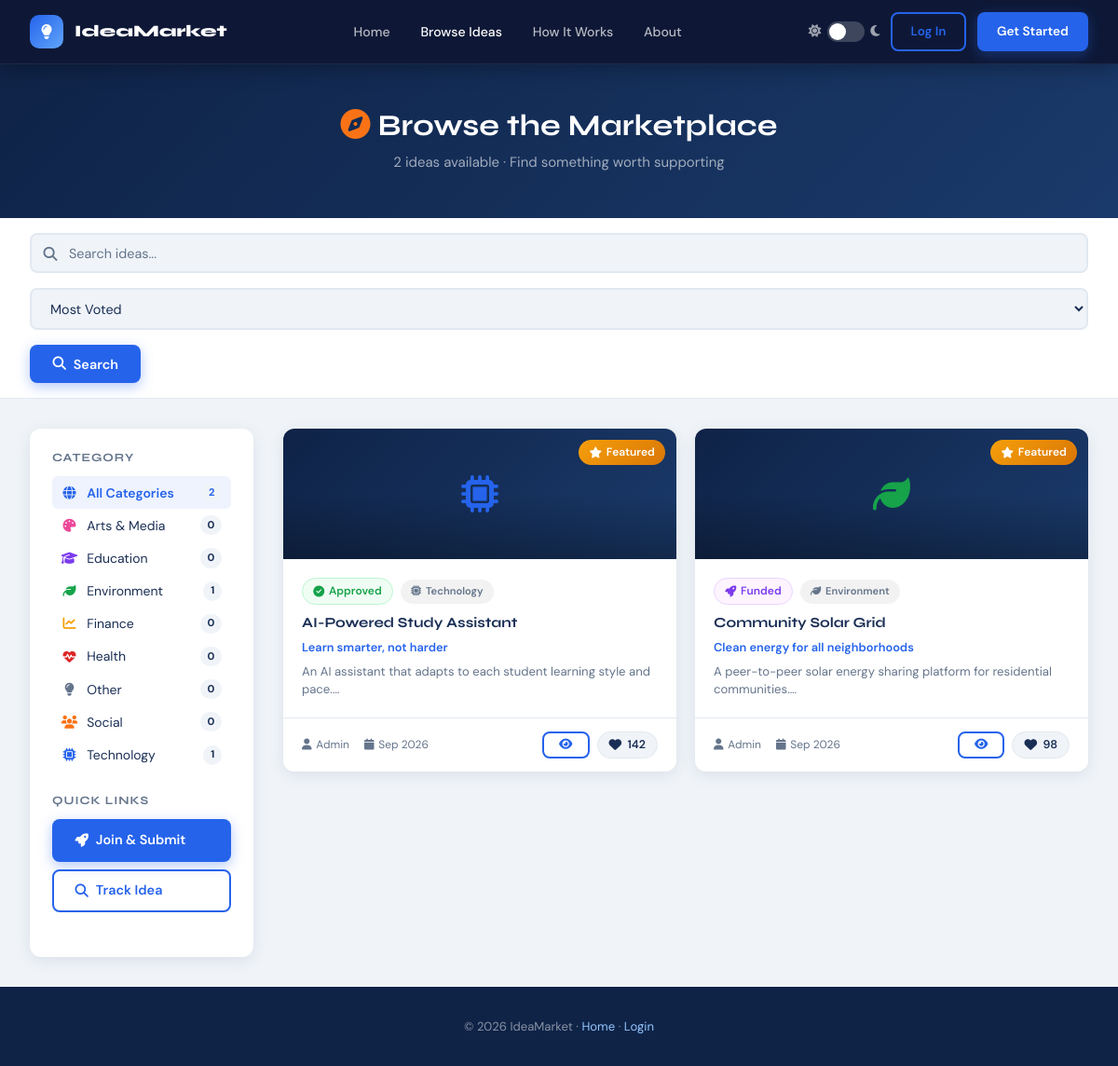
Screenshot of /browse.php with the database file from the repository.
### tables this page shows
CREATE TABLE IF NOT EXISTS categories (
    id    SMALLINT UNSIGNED AUTO_INCREMENT PRIMARY KEY,
    name  VARCHAR(80) NOT NULL,
    slug  VARCHAR(80) NOT NULL UNIQUE,
    icon  VARCHAR(40) NOT NULL DEFAULT 'fa-lightbulb',
    color VARCHAR(20) NOT NULL DEFAULT '#2563eb'
);

CREATE TABLE IF NOT EXISTS ideas (
    id             INT UNSIGNED AUTO_INCREMENT PRIMARY KEY,
    idea_id        VARCHAR(20) NOT NULL UNIQUE,
    user_id        INT UNSIGNED NOT NULL,
    category_id    SMALLINT UNSIGNED NOT NULL DEFAULT 8,
    title          VARCHAR(255) NOT NULL,
    tagline        VARCHAR(255) NULL,
    description    TEXT NOT NULL,
    problem        TEXT NULL,
    solution       TEXT NULL,
    target_market  TEXT NULL,
    funding_goal   DECIMAL(12,2) NULL,
    funding_raised DECIMAL(12,2) NOT NULL DEFAULT 0.00,
    status         ENUM('pending','review','approved','funded','closed') NOT NULL DEFAULT 'pending',
    priority       ENUM('high','medium','low') NOT NULL DEFAULT 'medium',
    assigned_to    INT UNSIGNED NULL,
    vote_count     INT UNSIGNED NOT NULL DEFAULT 0,
    view_count     INT UNSIGNED NOT NULL DEFAULT 0,
    is_featured    TINYINT(1) NOT NULL DEFAULT 0,
    tags           VARCHAR(500) NULL,
    created_at     DATETIME NOT NULL DEFAULT CURRENT_TIMESTAMP,
    updated_at     DATETIME NOT NULL DEFAULT CURRENT_TIMESTAMP ON UPDATE CURRENT_TIMESTAMP,
    FOREIGN KEY (user_id)     REFERENCES users(id) ON DELETE CASCADE,
    FOREIGN KEY (category_id) REFERENCES categories(id),
    FOREIGN KEY (assigned_to) REFERENCES users(id) ON DELETE SET NULL,
    INDEX idx_status   (status),
    INDEX idx_user     (user_id),
    INDEX idx_category (category_id),
    INDEX idx_created  (created_at),
    INDEX idx_featured (is_featured)
);

CREATE TABLE IF NOT EXISTS users (
    id                INT UNSIGNED AUTO_INCREMENT PRIMARY KEY,
    full_name         VARCHAR(120) NOT NULL,
    email             VARCHAR(180) NOT NULL UNIQUE,
    password_hash     VARCHAR(255) NOT NULL,
    role              ENUM('admin','user','investor') NOT NULL DEFAULT 'user',
    avatar            VARCHAR(255) NULL,
    bio               TEXT NULL,
    reputation        INT UNSIGNED NOT NULL DEFAULT 0,
    email_notif      TINYINT(1) NOT NULL DEFAULT 1,
    is_banned         TINYINT(1) NOT NULL DEFAULT 0,
    last_login        DATETIME NULL,
    created_at        DATETIME NOT NULL DEFAULT CURRENT_TIMESTAMP,
    INDEX idx_role (role),
    INDEX idx_email (email),
    INDEX idx_reputation (reputation)
);

### includes/auth.php (called while the page is built, shortened)
<?php
function isLoggedIn(): bool {
    return isset($_SESSION['user_id']) && !empty($_SESSION['user_id']);
}

### browse.php (the view, shortened to what this page needs)
<?php
require_once 'includes/auth.php';
require_once 'includes/functions.php';
$user = isLoggedIn() ? currentUser() : null;
$cat    = $_GET['cat']    ?? '';
$sort   = $_GET['sort']   ?? 'votes';
$search = trim($_GET['q'] ?? '');
$page   = max(1, (int)($_GET['page'] ?? 1));
$perPage = 12;
$where = ["i.status IN ('approved','funded')"];
$params = [];
$whereSQL = 'WHERE ' . implode(' AND ', $where);
$orderBy = match($sort) {
  'newest' => 'i.created_at DESC',
  'oldest' => 'i.created_at ASC',
  'funded' => 'i.funding_raised DESC',
  default  => 'i.vote_count DESC',
};
$total = $pdo->prepare("SELECT COUNT(*) FROM ideas i JOIN categories c ON i.category_id=c.id $whereSQL");
$total->execute($params);
$totalCount = $total->fetchColumn();
$pagination = paginate($totalCount, $perPage, $page);
$stmt = $pdo->prepare("
  SELECT i.*, c.name AS cat_name, c.slug AS cat_slug, c.icon AS cat_icon, c.color AS cat_color, u.full_name
  FROM ideas i
  JOIN categories c ON i.category_id = c.id
  JOIN users u ON i.user_id = u.id
  $whereSQL
  ORDER BY $orderBy
  LIMIT $perPage OFFSET {$pagination['offset']}
");
$stmt->execute($params);
$ideas = $stmt->fetchAll();
$userVotes = [];
$categories = $pdo->query("SELECT *, (SELECT COUNT(*) FROM ideas WHERE category_id=categories.id AND status IN ('approved','funded')) AS idea_count FROM categories ORDER BY name")->fetchAll();
?>
<!DOCTYPE html>
<html lang="en">
<head>
  <link rel="stylesheet" href="https://cdnjs.cloudflare.com/ajax/libs/font-awesome/6.5.0/css/all.min.css">
  <link rel="stylesheet" href="assets/css/main.css">
  <link rel="stylesheet" href="assets/css/landing.css">
</head>
<body>
<nav class="landing-nav scrolled" style="position:fixed;">
  <div class="nav-inner">
    <a href="index.php" class="nav-brand">
      <div class="logo-box"><i class="fas fa-lightbulb"></i></div>
      IdeaMarket
    </a>
    <div class="nav-links">
      <a href="index.php">Home</a>
      <a href="browse.php" class="active">Browse Ideas</a>
      <a href="index.php#how-it-works">How It Works</a>
      <a href="about.php">About</a>
    </div>
    <div class="nav-right">
      <div class="dark-toggle-land">
        <i class="fas fa-sun"></i>
        <div class="toggle-pill" id="darkPill"></div>
        <i class="fas fa-moon"></i>
      </div>
      <?php if ($user): ?>
        <a href="<?= $user['role']==='admin' ? 'admin.php' : 'dashboard.php' ?>" class="btn btn-primary btn-sm">
          <i class="fas fa-th-large"></i> Dashboard
        </a>
      <?php else: ?>
        <a href="login.php" class="btn btn-outline btn-sm">Log In</a>
        <a href="register.php" class="btn btn-primary btn-sm">Get Started</a>
      <?php endif; ?>
    </div>
  </div>
</nav>
<div class="browse-hero">
  <h1><i class="fas fa-compass" style="color:var(--orange);margin-right:.5rem;"></i>Browse the Marketplace</h1>
  <p><?= $totalCount ?> ideas available · Find something worth supporting</p>
</div>
<div style="background:var(--card);border-bottom:1px solid var(--border);padding:1rem 2rem;">
  <div style="max-width:1300px;margin:0 auto;">
    <form method="GET" style="display:flex;gap:1rem;align-items:center;flex-wrap:wrap;">
      <div style="flex:1;min-width:220px;position:relative;">
        <i class="fas fa-search" style="position:absolute;left:.9rem;top:50%;transform:translateY(-50%);color:var(--text-muted);"></i>
        <input type="text" name="q" class="form-control" placeholder="Search ideas..." value="<?= e($search) ?>" style="padding-left:2.5rem;">
      </div>
      <select name="sort" class="form-control" style="min-width:150px;" onchange="this.form.submit()">
        <option value="votes"  <?= $sort==='votes'?'selected':'' ?>>Most Voted</option>
      </select>
      <button type="submit" class="btn btn-primary"><i class="fas fa-search"></i> Search</button>
    </form>
  </div>
</div>
<div class="browse-layout">
  <aside class="sidebar-filters">
    <div class="filter-section">
      <h6>Category</h6>
      <a href="browse.php?sort=<?= e($sort) ?>" class="filter-option <?= !$cat?'active':'' ?>">
        <i class="fas fa-globe"></i> All Categories
        <span class="filter-count"><?= $totalCount ?></span>
      </a>
      <?php foreach ($categories as $c): ?>
        <a href="browse.php?cat=<?= e($c['slug']) ?>&sort=<?= e($sort) ?>" class="filter-option <?= $cat===$c['slug']?'active':'' ?>">
          <i class="fas <?= e($c['icon']) ?>" style="color:<?= e($c['color']) ?>;"></i>
          <?= e($c['name']) ?>
          <span class="filter-count"><?= $c['idea_count'] ?></span>
        </a>
      <?php endforeach; ?>
    </div>
    <div class="filter-section">
      <h6>Quick Links</h6>
      <?php if ($user): ?>
        <a href="submit-idea.php" class="btn btn-primary w-100"><i class="fas fa-plus"></i> Submit Idea</a>
      <?php else: ?>
        <a href="register.php" class="btn btn-primary w-100"><i class="fas fa-rocket"></i> Join &amp; Submit</a>
      <?php endif; ?>
      <a href="track.php" class="btn btn-outline w-100 mt-2"><i class="fas fa-search"></i> Track Idea</a>
    </div>
  </aside>
  <div>
    <?php if ($ideas): ?>
      <div class="idea-grid">
        <?php foreach ($ideas as $idea): ?>
          <?php $isVoted = in_array($idea['id'], $userVotes); ?>
          <div class="idea-card">
            <div class="idea-card-image" style="background:linear-gradient(135deg,var(--navy-dark),var(--navy));">
              <?php if ($idea['is_featured']): ?>
                <span style="position:absolute;top:.75rem;right:.75rem;z-index:2;" class="badge badge-premium"><i class="fas fa-star"></i> Featured</span>
              <?php endif; ?>
              <i class="fas <?= e($idea['cat_icon']) ?>" style="color:<?= e($idea['cat_color']) ?>;position:relative;z-index:1;"></i>
            </div>
            <div class="idea-card-body">
              <div style="display:flex;align-items:center;gap:.5rem;margin-bottom:.6rem;flex-wrap:wrap;">
                <?= statusBadge($idea['status']) ?>
                <span class="badge" style="background:rgba(0,0,0,.05);color:var(--text-muted);font-size:.7rem;">
                  <i class="fas <?= e($idea['cat_icon']) ?>"></i> <?= e($idea['cat_name']) ?>
                </span>
              </div>
              <h5><a href="idea.php?id=<?= $idea['id'] ?>" style="color:var(--text);"><?= e($idea['title']) ?></a></h5>
              <?php if ($idea['tagline']): ?>
                <p style="color:var(--blue);font-size:.8rem;font-weight:600;margin-bottom:.4rem;"><?= e($idea['tagline']) ?></p>
              <?php endif; ?>
              <p><?= e(substr($idea['description'],0,110)) ?>…</p>
            </div>
            <div class="idea-card-footer">
              <div class="idea-meta">
                <span class="idea-meta-item"><i class="fas fa-user"></i> <?= e(explode(' ',$idea['full_name'])[0]) ?></span>
                <span class="idea-meta-item"><i class="fas fa-calendar"></i> <?= formatDate($idea['created_at'],'M Y') ?></span>
              </div>
              <div style="display:flex;align-items:center;gap:.5rem;">
                <a href="idea.php?id=<?= $idea['id'] ?>" class="btn btn-outline btn-sm">
                  <i class="fas fa-eye"></i>
                </a>
                <button class="idea-vote-btn <?= $isVoted?'voted':'' ?>"
                        onclick="voteIdea(<?= $idea['id'] ?>, this)"
                        <?= !$user?'onclick="window.location=\'login.php\'"':'' ?>>
                  <i class="fas fa-heart"></i>
                  <span class="vote-count"><?= $idea['vote_count'] ?></span>
                </button>
              </div>
            </div>
          </div>
        <?php endforeach; ?>
      </div>
    <?php endif; ?>
  </div>
</div>
<footer style="background:var(--navy-dark);color:rgba(255,255,255,.5);text-align:center;padding:2rem;font-size:.82rem;">
  &copy; <?= date('Y') ?> IdeaMarket · <a href="index.php" style="color:#93c5fd;">Home</a> · <a href="login.php" style="color:#93c5fd;">Login</a>
</footer>
</body>
</html>

### includes/functions.php (shortened to what this page needs)
<?php
function e(string $str): string {
    return htmlspecialchars($str, ENT_QUOTES, 'UTF-8');
}
function statusBadge(string $status): string {
    $map = [
        'pending'    => ['badge-pending',  'fa-clock',        'Pending'],
        'review'     => ['badge-review',   'fa-search',       'Under Review'],
        'approved'   => ['badge-approved', 'fa-check-circle', 'Approved'],
        'funded'     => ['badge-funded',   'fa-rocket',       'Funded'],
        'closed'     => ['badge-closed',   'fa-times-circle', 'Closed'],
    ];
    [$cls, $icon, $label] = $map[$status] ?? ['badge-review', 'fa-question', ucfirst($status)];
    return "<span class=\"badge $cls\"><i class=\"fas $icon\"></i> $label</span>";
}
function formatDate(string $date, string $fmt = 'M j, Y'): string {
    $dt = new DateTime($date, new DateTimeZone('Africa/Douala'));
    return $dt->format($fmt);
}
function paginate(int $total, int $perPage, int $current): array {
    $pages = max(1, (int)ceil($total / $perPage));
    return ['total_pages' => $pages, 'current' => max(1, min($current, $pages)), 'offset' => ($current - 1) * $perPage];
}

### assets/css/main.css (style rules this page uses)
:root { --navy: #1a3a6b; --navy-dark: #0f2347; --navy-light: #1e4080; --navy-mid: #163260; --blue: #2563eb; --blue-light: #3b82f6; --orange: #f97316; --green: #16a34a; --green-dark: #15803d; --red: #dc2626; --purple: #7c3aed; --gold: #f59e0b; --bg: #f0f4f8; --card: #ffffff; --text: #1a2e55; --text-muted: #64748b; --border: #e2e8f0; --sidebar-w: 260px; --header-h: 64px; --shadow-sm: 0 1px 3px rgba(0,0,0,.08), 0 1px 2px rgba(0,0,0,.04); --shadow: 0 4px 16px rgba(26,58,107,.10); --shadow-lg: 0 10px 40px rgba(26,58,107,.15); --radius: 12px; --radius-sm: 8px; --radius-lg: 20px; --transition: all .25s cubic-bezier(.4,0,.2,1); --font-head: 'Syne', sans-serif; --font-body: 'DM Sans', sans-serif; }
*, *::before, *::after { box-sizing: border-box; margin: 0; padding: 0; }
html { scroll-behavior: smooth; }
body { font-family: var(--font-body); font-size: 15px; color: var(--text); background: var(--bg); line-height: 1.6; transition: background .3s, color .3s; overflow-x: hidden; }
a { text-decoration: none; color: inherit; }
button { cursor: pointer; font-family: var(--font-body); border: none; outline: none; }
input, textarea, select { font-family: var(--font-body); }
h1, h2, h3, h4, h5, h6 { font-family: var(--font-head); font-weight: 700; line-height: 1.2; }
.w-100 { width: 100%; }
.mt-2 { margin-top: .5rem; }
.btn { display: inline-flex; align-items: center; gap: .5rem; padding: .6rem 1.4rem; border-radius: var(--radius-sm); font-size: .9rem; font-weight: 600; font-family: var(--font-body); transition: var(--transition); cursor: pointer; border: 2px solid transparent; white-space: nowrap; }
.btn-primary { background: var(--blue); color: #fff; box-shadow: 0 4px 14px rgba(37,99,235,.35); }
.btn-outline { background: transparent; color: var(--blue); border-color: var(--blue); }
.btn-sm { padding: .4rem 1rem; font-size: .8rem; }
.badge { display: inline-flex; align-items: center; gap: .3rem; padding: .25rem .7rem; border-radius: 50px; font-size: .75rem; font-weight: 600; white-space: nowrap; }
.badge-approved { background: #f0fdf4; color: var(--green); border: 1px solid #bbf7d0; }
.badge-funded { background: #fdf4ff; color: var(--purple); border: 1px solid #e9d5ff; }
.badge-premium { background: linear-gradient(135deg,#f59e0b,#d97706); color:#fff; }
.form-control { width: 100%; padding: .65rem 1rem; border: 2px solid var(--border); border-radius: var(--radius-sm); background: var(--bg); color: var(--text); font-size: .9rem; font-family: var(--font-body); transition: var(--transition); }
.form-control::placeholder { color: var(--text-muted); }
select.form-control { cursor: pointer; }
.idea-grid { display: grid; grid-template-columns: repeat(auto-fill, minmax(300px, 1fr)); gap: 1.25rem; }
.idea-card { background: var(--card); border-radius: var(--radius); box-shadow: var(--shadow); overflow: hidden; transition: var(--transition); display: flex; flex-direction: column; }
.idea-card-image { height: 140px; display: flex; align-items: center; justify-content: center; font-size: 3rem; background: linear-gradient(135deg, var(--navy-dark), var(--navy)); position: relative; overflow: hidden; }
.idea-card-image::after { content: ''; position: absolute; inset: 0; background: linear-gradient(to bottom, transparent 50%, rgba(0,0,0,.3)); }
.idea-card-body { padding: 1.25rem; flex: 1; display: flex; flex-direction: column; }
.idea-card-body h5 { font-family: var(--font-head); font-size: .95rem; font-weight: 700; margin-bottom: .5rem; }
.idea-card-body p { font-size: .82rem; color: var(--text-muted); line-height: 1.5; flex: 1; }
.idea-card-footer { padding: .85rem 1.25rem; border-top: 1px solid var(--border); display: flex; align-items: center; justify-content: space-between; }
.idea-meta { display: flex; align-items: center; gap: 1rem; }
.idea-meta-item { display: flex; align-items: center; gap: .3rem; font-size: .75rem; color: var(--text-muted); }
.idea-vote-btn { display: flex; align-items: center; gap: .4rem; padding: .35rem .75rem; border-radius: 20px; font-size: .78rem; font-weight: 600; border: 1px solid var(--border); background: var(--bg); color: var(--text); transition: var(--transition); }
.idea-vote-btn i { font-size: .85rem; }

### rows the page displays
categories: name "Arts & Media", idea_count "0"
categories: name "Education", idea_count "0"
categories: name "Environment", idea_count "1"
categories: name "Finance", idea_count "0"
categories: name "Health", idea_count "0"
categories: name "Other", idea_count "0"
categories: name "Social", idea_count "0"
categories: name "Technology", idea_count "1"
ideas: is_featured 1 (drawn), label "Approved", category.name "Technology", title "AI-Powered Study Assistant", tagline "Learn smarter, not harder", description "An AI assistant that adapts to each student learning style and pace.", user.full_name "Admin", created_at "Sep 2026", vote_count "142"
ideas: is_featured 1 (drawn), label "Funded", category.name "Environment", title "Community Solar Grid", tagline "Clean energy for all neighborhoods", description "A peer-to-peer solar energy sharing platform for residential communities.", user.full_name "Admin", created_at "Sep 2026", vote_count "98"

### other values shown
$totalCount "2"
